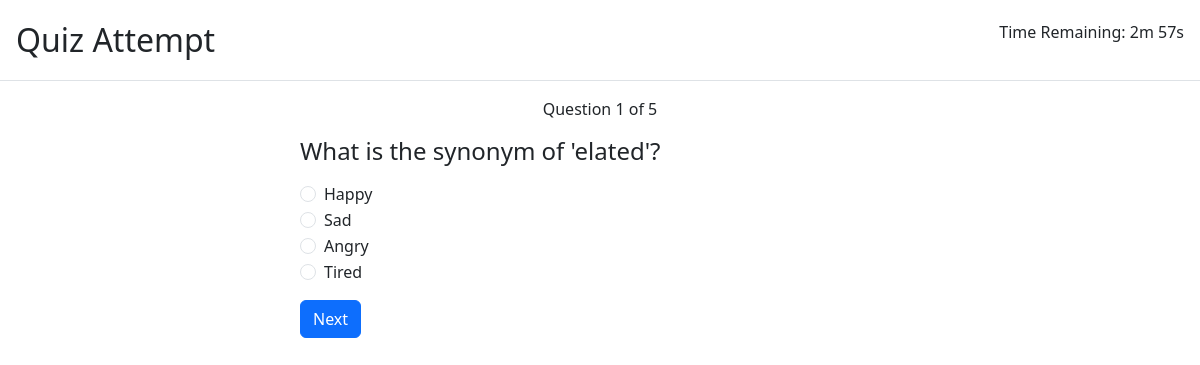
The app's page /attempt-quiz/5 (signed in) with its own data.
### models/models.py (models this page shows)
class Question(db.Model):
    __tablename__ = "questions"
    id = db.Column(db.Integer(), primary_key=True, nullable=False, autoincrement=True)
    quiz_id = db.Column(db.Integer, db.ForeignKey('quizzes.id'), nullable=False)
    question_statement = db.Column(db.String(), nullable=False)
    option1 = db.Column(db.String(),nullable=True)
    option2 = db.Column(db.String(),nullable=True)
    option3 = db.Column(db.String(),nullable=True)
    option4 = db.Column(db.String(),nullable=True)
    correct_option = db.Column(db.String(100), nullable=False)

### controllers/routes.py (the view)
@app.route("/<path:unknown_path>")
def catch_all(unknown_path):
    flash('Not Found what you are looking')
    return redirect(url_for("home"))

### controllers/forms.py
class QuizAttemptForm(FlaskForm):
    selected_option = RadioField("Choose an answer", choices=[], coerce=str)
    next = SubmitField("Next")
    prev = SubmitField("Previous")
    submit = SubmitField("Submit")

### app.py (called while the page is built)
@login_manager.user_loader
def load_user(user_id):
    return db.session.get(User, int(user_id))

### templates/attempt_quiz.html (shortened to what this page needs)
{% extends "base.html" %}
{% block content %}
    <div class="modal fade show" tabindex="-1" style="display: block;" aria-modal="true" role="dialog">
        <div class="modal-dialog modal-dialog-centered modal-fullscreen">
            <div class="modal-content">
                <div class="modal-header">
                    <h2 class="modal-title">Quiz Attempt</h2>
                    <p class="ms-auto">Time Remaining: <span id="timer"></span></p>
                </div>
                <div class="modal-body">
                    <p class="text-center">Question {{ current_index + 1 }} of {{ total }}</p>
                    <form method="POST" class="mx-auto" style="max-width: 600px;">
                        <div class="mb-3">
                            <h4>{{ question.question_statement }}</h4>
                        </div>
                        <div class="mb-3">
                            {% for subfield in form.selected_option %}
                                <div class="form-check">
                                    {{ subfield(class="form-check-input") }}
                                    {{ subfield.label(class="form-check-label") }}
                                </div>
                            {% endfor %}
                        </div>
                        <div class="d-flex justify-content-between">
                            {% if current_index < total - 1 %}
                                {{ form.next(class="btn btn-primary") }}
                            {% else %}
                                {{ form.submit(class="btn btn-success") }}
                            {% endif %}
                        </div>
                    </form>
                </div>
            </div>
        </div>
    </div>
{% endblock %}

### records on screen
Question: question_statement "What is the synonym of 'elated'?", label "Happy", label "Sad", label "Angry", label "Tired"

### other values on screen
{{ current_index + 1 }} "1"
{{ total }} "5"
